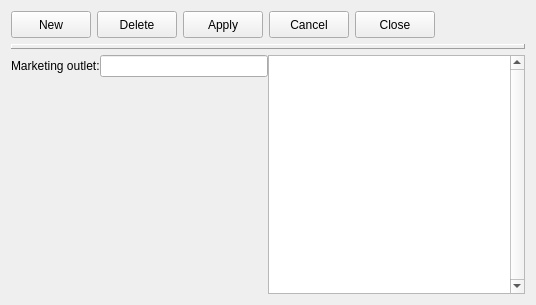
<?xml version="1.0" encoding="UTF-8"?>
<ui version="4.0">
 <class>markoutlets</class>
 <widget class="impgenmaint" name="markoutlets">
  <property name="geometry">
   <rect>
    <x>0</x>
    <y>0</y>
    <width>536</width>
    <height>305</height>
   </rect>
  </property>
  <property name="windowTitle">
   <string>Form</string>
  </property>
  <property name="TableName">
   <string>markoutlet</string>
  </property>
  <property name="KeyField">
   <string>mark_cod</string>
  </property>
  <property name="DisplayColumn">
   <string>mark_des</string>
  </property>
  <property name="DisplayColumnDescription">
   <string>Marketing outlets</string>
  </property>
  <layout class="QVBoxLayout" name="verticalLayout_3">
   <item>
    <layout class="QHBoxLayout" name="horizontalLayout_11">
     <item>
      <widget class="QPushButton" name="cmdnew">
       <property name="enabled">
        <bool>true</bool>
       </property>
       <property name="minimumSize">
        <size>
         <width>0</width>
         <height>27</height>
        </size>
       </property>
       <property name="maximumSize">
        <size>
         <width>16777215</width>
         <height>27</height>
        </size>
       </property>
       <property name="toolTip">
        <string/>
       </property>
       <property name="text">
        <string>New</string>
       </property>
       <property name="icon">
        <iconset resource="../images/images.qrc">
         <normaloff>:/images/new3.png</normaloff>:/images/new3.png</iconset>
       </property>
       <property name="flat">
        <bool>false</bool>
       </property>
      </widget>
     </item>
     <item>
      <widget class="QPushButton" name="cmdelete">
       <property name="enabled">
        <bool>true</bool>
       </property>
       <property name="minimumSize">
        <size>
         <width>0</width>
         <height>27</height>
        </size>
       </property>
       <property name="maximumSize">
        <size>
         <width>16777215</width>
         <height>27</height>
        </size>
       </property>
       <property name="toolTip">
        <string/>
       </property>
       <property name="text">
        <string>Delete</string>
       </property>
       <property name="icon">
        <iconset resource="../images/images.qrc">
         <normaloff>:/images/delete3.png</normaloff>:/images/delete3.png</iconset>
       </property>
       <property name="flat">
        <bool>false</bool>
       </property>
      </widget>
     </item>
     <item>
      <widget class="QPushButton" name="cmdapply">
       <property name="enabled">
        <bool>true</bool>
       </property>
       <property name="minimumSize">
        <size>
         <width>0</width>
         <height>27</height>
        </size>
       </property>
       <property name="maximumSize">
        <size>
         <width>16777215</width>
         <height>27</height>
        </size>
       </property>
       <property name="toolTip">
        <string/>
       </property>
       <property name="text">
        <string>Apply</string>
       </property>
       <property name="icon">
        <iconset resource="../images/images.qrc">
         <normaloff>:/images2/new/apply.png</normaloff>:/images2/new/apply.png</iconset>
       </property>
       <property name="flat">
        <bool>false</bool>
       </property>
      </widget>
     </item>
     <item>
      <widget class="QPushButton" name="cmdcancel">
       <property name="enabled">
        <bool>true</bool>
       </property>
       <property name="minimumSize">
        <size>
         <width>0</width>
         <height>27</height>
        </size>
       </property>
       <property name="maximumSize">
        <size>
         <width>16777215</width>
         <height>27</height>
        </size>
       </property>
       <property name="toolTip">
        <string/>
       </property>
       <property name="text">
        <string>Cancel</string>
       </property>
       <property name="icon">
        <iconset resource="../images/images.qrc">
         <normaloff>:/images2/new/cancel.png</normaloff>:/images2/new/cancel.png</iconset>
       </property>
       <property name="flat">
        <bool>false</bool>
       </property>
      </widget>
     </item>
     <item>
      <widget class="QPushButton" name="cmdclose">
       <property name="enabled">
        <bool>true</bool>
       </property>
       <property name="minimumSize">
        <size>
         <width>0</width>
         <height>27</height>
        </size>
       </property>
       <property name="maximumSize">
        <size>
         <width>16777215</width>
         <height>27</height>
        </size>
       </property>
       <property name="toolTip">
        <string/>
       </property>
       <property name="text">
        <string>Close</string>
       </property>
       <property name="icon">
        <iconset resource="../images/images.qrc">
         <normaloff>:/images2/new/closeform.png</normaloff>:/images2/new/closeform.png</iconset>
       </property>
       <property name="flat">
        <bool>false</bool>
       </property>
      </widget>
     </item>
     <item>
      <spacer name="horizontalSpacer_2">
       <property name="orientation">
        <enum>Qt::Horizontal</enum>
       </property>
       <property name="sizeHint" stdset="0">
        <size>
         <width>40</width>
         <height>20</height>
        </size>
       </property>
      </spacer>
     </item>
    </layout>
   </item>
   <item>
    <widget class="QLabel" name="Panel2">
     <property name="enabled">
      <bool>true</bool>
     </property>
     <property name="maximumSize">
      <size>
       <width>16777215</width>
       <height>5</height>
      </size>
     </property>
     <property name="toolTip">
      <string/>
     </property>
     <property name="layoutDirection">
      <enum>Qt::LeftToRight</enum>
     </property>
     <property name="frameShape">
      <enum>QFrame::Panel</enum>
     </property>
     <property name="frameShadow">
      <enum>QFrame::Raised</enum>
     </property>
     <property name="text">
      <string/>
     </property>
     <property name="alignment">
      <set>Qt::AlignCenter</set>
     </property>
    </widget>
   </item>
   <item>
    <layout class="QHBoxLayout" name="horizontalLayout_6">
     <property name="spacing">
      <number>0</number>
     </property>
     <property name="margin">
      <number>0</number>
     </property>
     <item>
      <layout class="QVBoxLayout" name="verticalLayout_2">
       <property name="spacing">
        <number>0</number>
       </property>
       <property name="margin">
        <number>0</number>
       </property>
       <item>
        <layout class="QHBoxLayout" name="horizontalLayout_7">
         <item>
          <widget class="QLabel" name="Label2_2">
           <property name="enabled">
            <bool>true</bool>
           </property>
           <property name="toolTip">
            <string/>
           </property>
           <property name="text">
            <string>Marketing outlet:</string>
           </property>
          </widget>
         </item>
         <item>
          <widget class="IMPEdit" name="iMPEdit_5">
           <property name="TableName">
            <string>markoutlet</string>
           </property>
           <property name="FieldName">
            <string>mark_des</string>
           </property>
          </widget>
         </item>
        </layout>
       </item>
       <item>
        <spacer name="verticalSpacer_2">
         <property name="orientation">
          <enum>Qt::Vertical</enum>
         </property>
         <property name="sizeHint" stdset="0">
          <size>
           <width>20</width>
           <height>40</height>
          </size>
         </property>
        </spacer>
       </item>
      </layout>
     </item>
     <item>
      <widget class="QTableView" name="ListView1">
       <property name="verticalScrollBarPolicy">
        <enum>Qt::ScrollBarAlwaysOn</enum>
       </property>
      </widget>
     </item>
    </layout>
   </item>
  </layout>
 </widget>
 <customwidgets>
  <customwidget>
   <class>IMPEdit</class>
   <extends>QLineEdit</extends>
   <header>impedit.h</header>
  </customwidget>
  <customwidget>
   <class>impgenmaint</class>
   <extends>QWidget</extends>
   <header>impgenmaint.h</header>
   <container>1</container>
  </customwidget>
 </customwidgets>
 <resources>
  <include location="../images/images.qrc"/>
 </resources>
 <connections/>
</ui>
